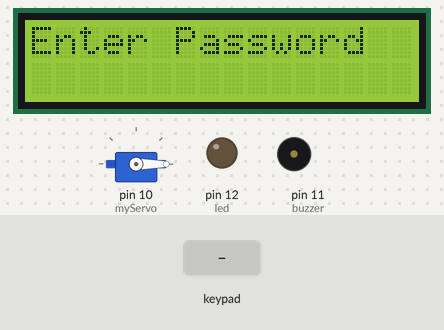
This sketch was run on a simulated Arduino Uno, built with avr-gcc and run on an emulated ATmega328P. On the bench: servo, 16×2 character LCD, output pins drawn as LEDs (lit = HIGH), buzzer (waves = sounding, pin HIGH). Inputs (shaded band) come from the test bench.

Above: at 1.2 s.
1.3 s: keypad keys 9 8 7 6 # pressed 0.4 s apart
At 4.4 s:
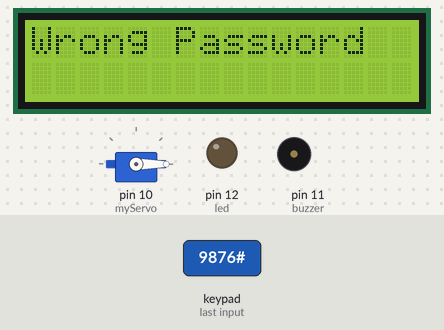
4.9 s: key 'A' pressed
At 6.6 s:
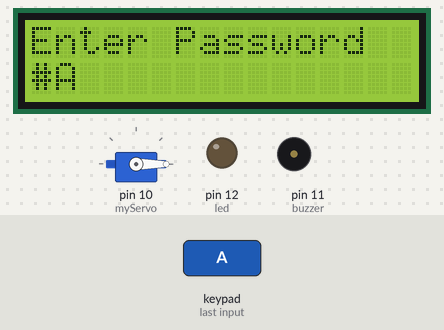
7.0 s: key 'B' pressed
At 7.6 s:
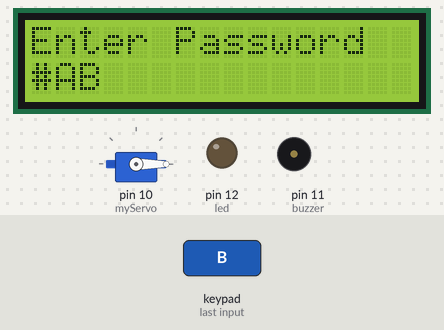
8.5 s: keypad keys 1 2 3 4 pressed 0.4 s apart
At 8.65 s:
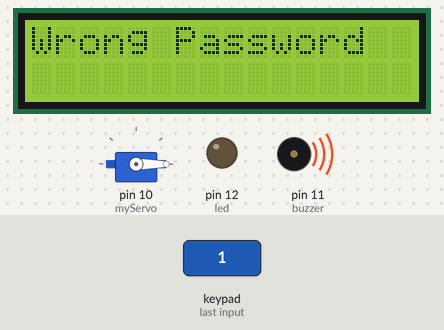
12.8 s: key '1' pressed
At 15.71 s:
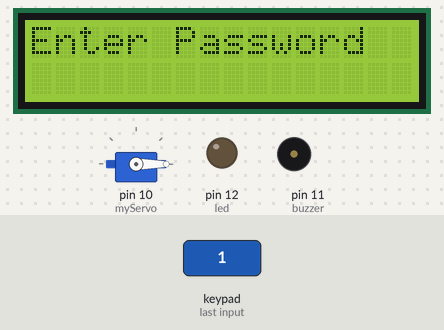
15.8 s: keypad keys 1 2 3 4 # pressed 0.4 s apart
At 18.0 s:
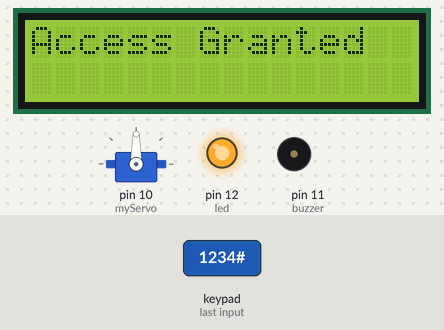
Timing chart, 0 to 21.5 s (numbered marks = the images above; inputs shaded):
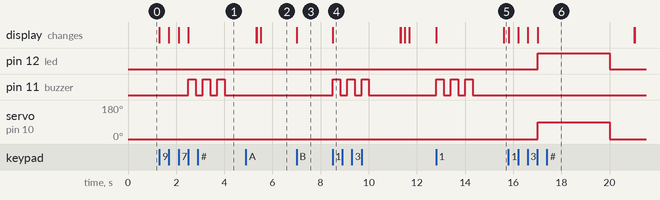

Measured:
- after the input at 1.3 s, pin 11 (buzzer): alternates HIGH for 0.30 s and LOW for 0.30 s, 6 changes in all, then stays LOW, starting after 1.2 s; the display: first changes at once (image 1 shows a later state)
- after the input at 4.9 s, the display: first differs from a run without the input after 0.61 s (image 2)
- after the input at 7.0 s, the display: changes at once (image 3)
- after the input at 8.5 s, pin 11 (buzzer): alternates HIGH for 0.30 s and LOW for 0.30 s, 6 changes in all, then stays LOW, starting at once; the display: changes at once (image 4)
- after the input at 12.8 s, pin 11 (buzzer): alternates HIGH for 0.30 s and LOW for 0.30 s, 6 changes in all, then stays LOW, starting at once; the display: first changes at once (image 5 shows a later state)
- after the input at 15.8 s, pin 12 (led): LOW → HIGH after 1.2 s, → LOW 3.0 s later; servo on pin 10 (myServo): 0° → 90° after 1.2 s, → 0° 3.0 s later; the display: first changes at once (image 6 shows a later state)

The sketch:

password_based_door_lock_system.ino
```cpp
#include <Keypad.h>
#include <Servo.h>
#include <LiquidCrystal.h>

// LCD setup (RS, E, D4, D5, D6, D7)
LiquidCrystal lcd(13, A0, A1, A2, A3, A4);

// Servo
Servo myServo;

// Keypad setup
const byte ROWS = 4;
const byte COLS = 4;

char keys[ROWS][COLS] = {
  {'1','2','3','A'},
  {'4','5','6','B'},
  {'7','8','9','C'},
  {'*','0','#','D'}
};

byte rowPins[ROWS] = {9, 8, 7, 6};
byte colPins[COLS] = {5, 4, 3, 2};

Keypad keypad = Keypad(makeKeymap(keys), rowPins, colPins, ROWS, COLS);

// Password
String password = "1234";
String input = "";

// Pins
int buzzer = 11;
int led = 12;

void setup() {
  Serial.begin(9600);

  myServo.attach(10);
  myServo.write(0);

  pinMode(buzzer, OUTPUT);
  pinMode(led, OUTPUT);

  lcd.begin(16, 2);
  lcd.print("Enter Password");
}

void loop() {
  char key = keypad.getKey();

  if (key) {
    input += key;

    lcd.setCursor(0,1);
    lcd.print(input);

    if (input.length() == 4) {
      checkPassword();
      input = "";
      delay(1000);
      lcd.clear();
      lcd.print("Enter Password");
    }
  }
}

void checkPassword() {
  if (input == password) {
    lcd.clear();
    lcd.print("Access Granted");

    digitalWrite(led, HIGH);
    myServo.write(90);

    delay(3000);

    myServo.write(0);
    digitalWrite(led, LOW);
  }
  else {
    lcd.clear();
    lcd.print("Wrong Password");

    for (int i = 0; i < 3; i++) {
      digitalWrite(buzzer, HIGH);
      delay(300);
      digitalWrite(buzzer, LOW);
      delay(300);
    }
  }
}
```
